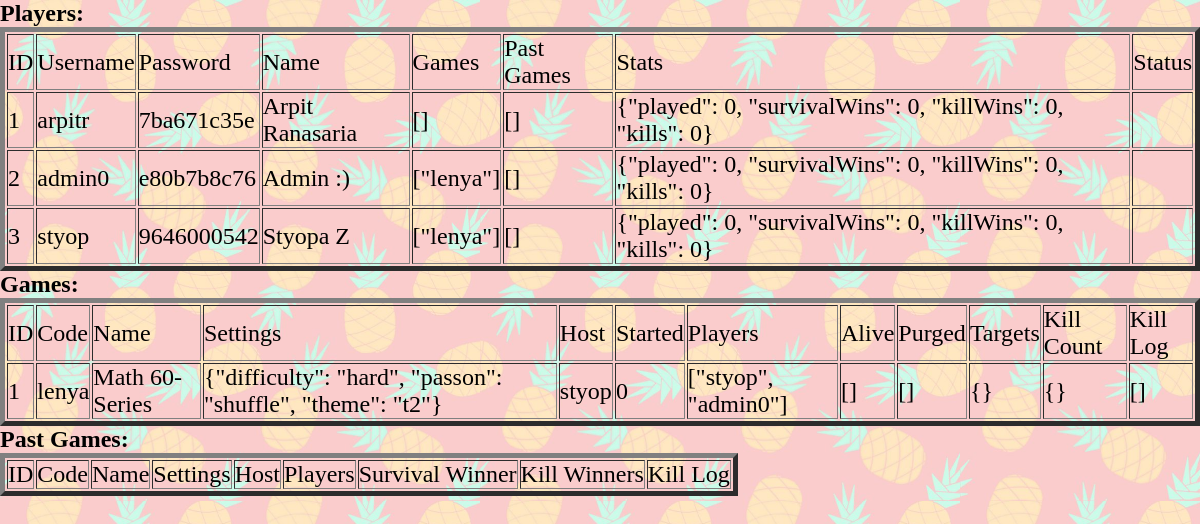
The page /debug/ on the database as committed earlier.
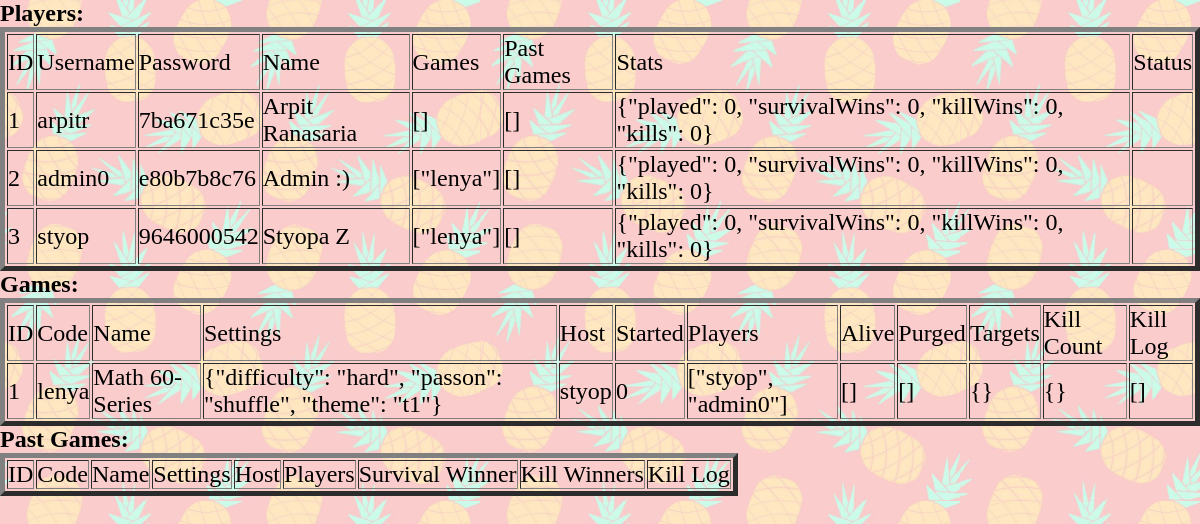
The same page on the database as committed later.
### tables this page shows
CREATE TABLE Players (     id INTEGER PRIMARY KEY AUTOINCREMENT,     user TEXT NOT NULL,     password TEXT NOT NULL,     name TEXT NOT NULL,     games TEXT NOT NULL,     pastGames TEXT NOT NULL,     stats TEXT NOT NULL,     status TEXT);

CREATE TABLE Games (     id INTEGER PRIMARY KEY AUTOINCREMENT,     code TEXT NOT NULL,     name TEXT NOT NULL,    settings TEXT NOT NULL,     host TEXT NOT NULL,     started BOOLEAN NOT NULL CHECK (started IN (0,1)),     players TEXT NOT NULL,     alive TEXT NOT NULL,     purged TEXT NOT NULL,     targets TEXT NOT NULL,     killCount TEXT NOT NULL,     killLog TEXT NOT NULL);

### app.py (the view)
@app.route('/debug/')
def debug():
    with sqlite3.connect("database.db") as con:
        con.row_factory = sqlite3.Row
        cur = con.cursor()
        cur.execute("SELECT * from Players")
        playerRows = cur.fetchall()   #rows of the Players table
        cur.execute("SELECT * from Games")
        gameRows = cur.fetchall()   #rows of the Games table
        cur.execute("SELECT * from pastGames")
        pastRows = cur.fetchall()   #rows of the pastGames table
    return render_template('debug.html', playerRows = playerRows, gameRows = gameRows, pastRows=pastRows)

### templates/debug.html (shortened to what this page needs)
<!DOCTYPE html>
<html lang="en">
<head>
    <link rel="stylesheet" href="{{ url_for('static', filename='css/main.css') }}">
    <link rel="stylesheet" href="{{ url_for('static', filename='css/debug.css') }}">
</head>
<body>
    <h2>Players:</h2>
    <table border=5>
        <thead>
        <td>ID</td>
        <td>Username</td>
        <td>Password</td>
        <td>Name</td>
        <td>Games</td>
        <td>Past Games</td>
        <td>Stats</td>
        <td>Status</td>
        </thead>
        {% for row in playerRows %}
        <tr>
        <td>{{row["id"]}}</td>
        <td>{{row["user"]}}</td>
        <td>{{row["password"][:10]}}</td>
        <td>{{row["name"]}}</td>
        <td>{{row["games"]}}</td>
        <td>{{row["pastGames"]}}</td>
        <td>{{row["stats"]}}</td>
        <td>{{row["status"]}}</td>
        </tr>
        {% endfor %}
        </table>
        <h2>Games:</h2>
        <table border=5>
            <thead>
            <td>ID</td>
            <td>Code</td>
            <td>Name</td>
            <td>Settings</td>
            <td>Host</td>
            <td>Started</td>
            <td>Players</td>
            <td>Alive</td>
            <td>Purged</td>
            <td>Targets</td>
            <td>Kill Count</td>
            <td>Kill Log</td>
            </thead>
            {% for row in gameRows %}
            <tr>
            <td>{{row["id"]}}</td>
            <td>{{row["code"]}}</td>
            <td>{{row["name"]}}</td>
            <td>{{row["settings"]}}</td>
            <td>{{row["host"]}}</td>
            <td>{{row["started"]}}</td>
            <td>{{row["players"]}}</td>
            <td>{{row["alive"]}}</td>
            <td>{{row["purged"]}}</td>
            <td>{{row["targets"]}}</td>
            <td>{{row["killCount"]}}</td>
            <td>{{row["killLog"]}}</td>
            </tr>
            {% endfor %}
            </table>
            <h2>Past Games:</h2>
            <table border=5>
                <thead>
                <td>ID</td>
                <td>Code</td>
                <td>Name</td>
                <td>Settings</td>
                <td>Host</td>
                <td>Players</td>
                <td>Survival Winner</td>
                <td>Kill Winners</td>
                <td>Kill Log</td>
                </thead>
                </table>
</body>
</html>

### static/css/main.css (style rules this page uses)
* { margin: 0; padding: 0; font-family: 'Times New Roman', Times, serif; font-size: x-large; }
body { background-image: url(/static/img/backgrounds/pastelLight.jpg); background-size: 80%; }
@media screen and (min-width:800px) { body { background-size: 40%; } }

Rows that differ between the two databases and show on the page:
changed Games "lenya": settings "{\"difficulty\": \"hard\", \"passon\": \"shuffle\", \"theme\": \"t2\"}" → "{\"difficulty\": \"hard\", \"passon\": \"shuffle\", \"theme\": \"t1\"}"
